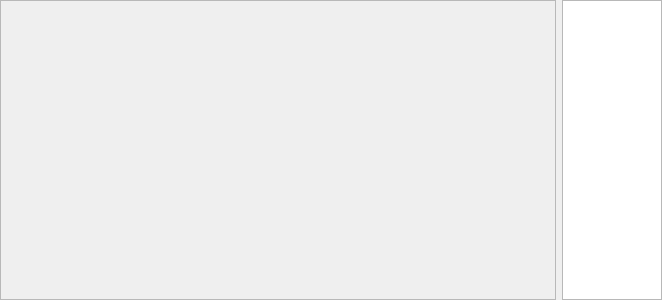
<?xml version="1.0" encoding="UTF-8"?>
<ui version="4.0">
 <class>Memory</class>
 <widget class="QWidget" name="Memory">
  <property name="geometry">
   <rect>
    <x>0</x>
    <y>0</y>
    <width>662</width>
    <height>300</height>
   </rect>
  </property>
  <property name="windowTitle">
   <string>Memory</string>
  </property>
  <layout class="QHBoxLayout" name="horizontalLayout">
   <property name="leftMargin">
    <number>0</number>
   </property>
   <property name="topMargin">
    <number>0</number>
   </property>
   <property name="rightMargin">
    <number>0</number>
   </property>
   <property name="bottomMargin">
    <number>0</number>
   </property>
   <item>
    <widget class="HexView" name="hexView">
     <property name="frameShape">
      <enum>QFrame::StyledPanel</enum>
     </property>
     <property name="frameShadow">
      <enum>QFrame::Raised</enum>
     </property>
    </widget>
   </item>
   <item>
    <widget class="QListWidget" name="pagesList">
     <property name="minimumSize">
      <size>
       <width>100</width>
       <height>0</height>
      </size>
     </property>
     <property name="maximumSize">
      <size>
       <width>100</width>
       <height>16777215</height>
      </size>
     </property>
     <property name="font">
      <font>
       <family>Courier</family>
       <pointsize>10</pointsize>
      </font>
     </property>
    </widget>
   </item>
  </layout>
 </widget>
 <customwidgets>
  <customwidget>
   <class>HexView</class>
   <extends>QFrame</extends>
   <header>hexview/hexview.hpp</header>
   <container>1</container>
  </customwidget>
 </customwidgets>
 <resources/>
 <connections>
  <connection>
   <sender>pagesList</sender>
   <signal>itemActivated(QListWidgetItem*)</signal>
   <receiver>Memory</receiver>
   <slot>showOffsetFromListItem(QListWidgetItem*)</slot>
   <hints>
    <hint type="sourcelabel">
     <x>606</x>
     <y>256</y>
    </hint>
    <hint type="destinationlabel">
     <x>557</x>
     <y>261</y>
    </hint>
   </hints>
  </connection>
 </connections>
 <slots>
  <slot>showOffsetFromListItem(QListWidgetItem*)</slot>
 </slots>
</ui>
